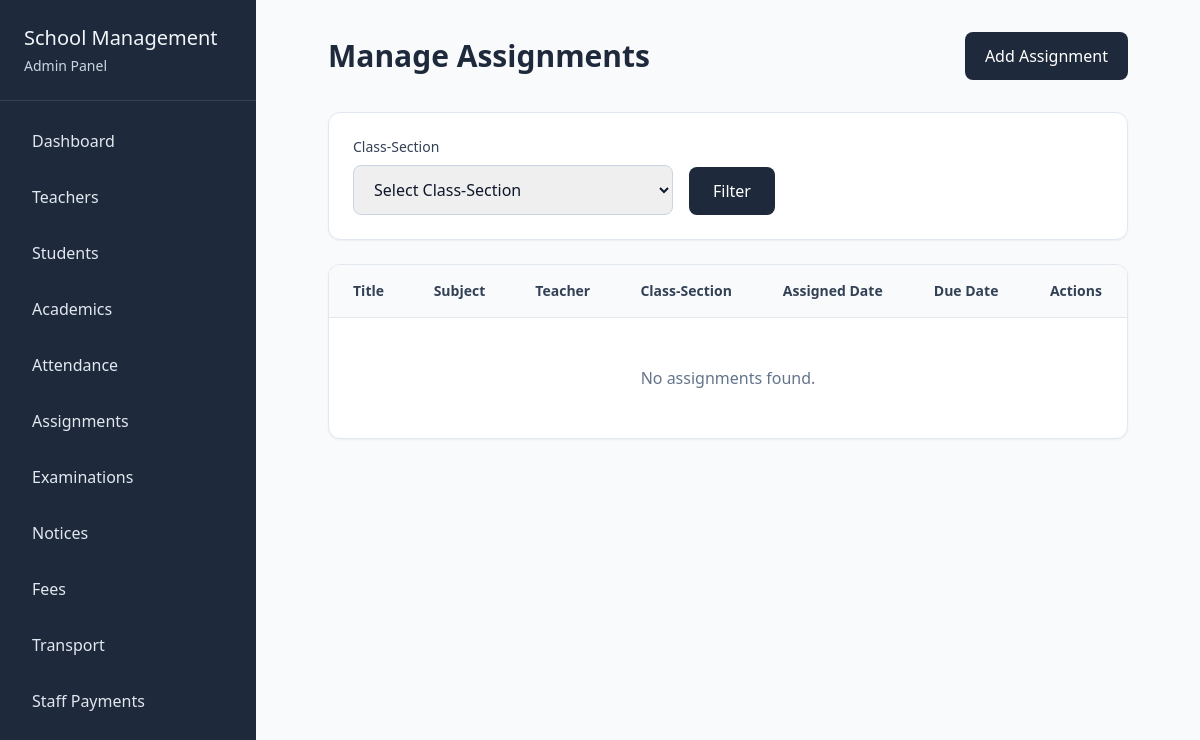
Before: /assignments/manage/ with the older database file.
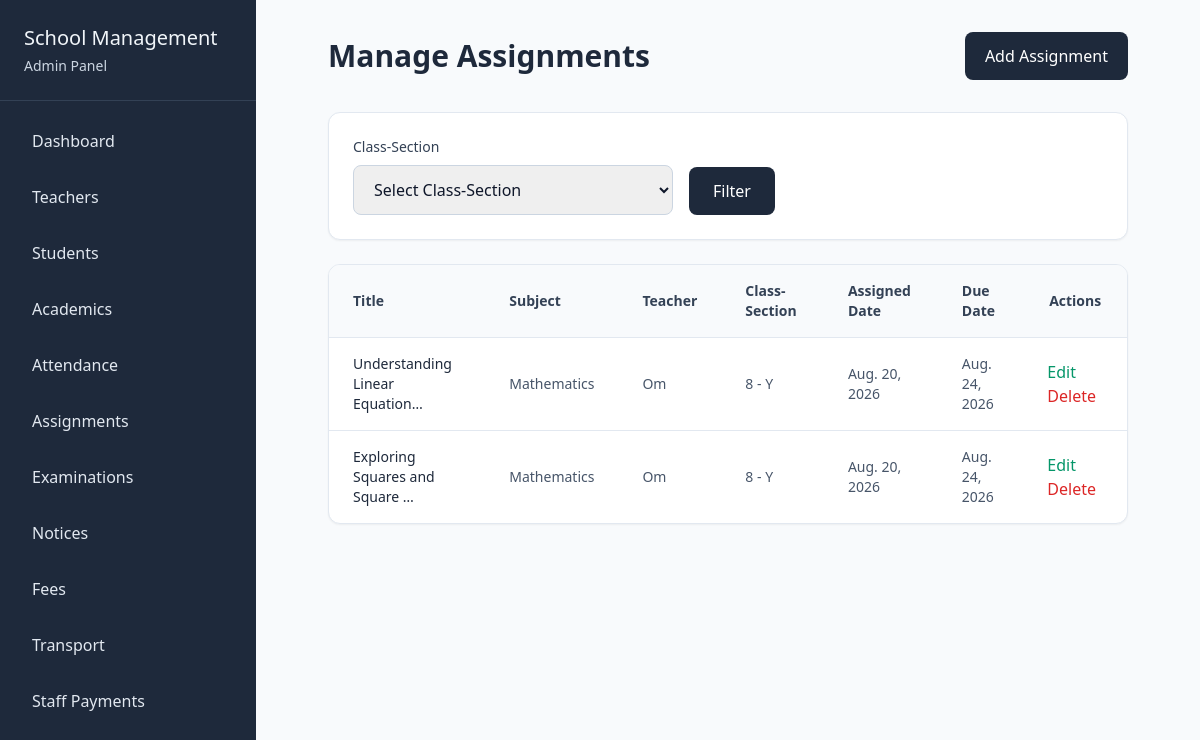
After: the same page with the newer database file.
### assignments/models.py (models this page shows, shortened)
class Assignment(models.Model):
    title = models.CharField(max_length=200)
    description = models.TextField()
    subject = models.ForeignKey(Subject, on_delete=models.CASCADE)
    teacher = models.ForeignKey(Teacher, on_delete=models.CASCADE)
    class_section = models.ForeignKey(Section, on_delete=models.CASCADE)
    assigned_date = models.DateField()
    due_date = models.DateField()

### academics/models.py (models this page shows, shortened)
class Subject(models.Model):
    name = models.CharField(max_length=20)
    schoolclasses = models.ManyToManyField(SchoolClass)

class Section(models.Model):
    schoolclass = models.ForeignKey(SchoolClass, on_delete=models.CASCADE)
    name = models.CharField(max_length=10)

class SchoolClass(models.Model):
    name = models.CharField(max_length=50)

### teachers/models.py (models this page shows, shortened)
class Teacher(models.Model):
    GENDER_CHOICES = (
        ('male', 'Male'),
        ('female', 'Female'),
        ('other', 'Other'),
    )
    user = models.OneToOneField(User, on_delete=models.CASCADE)
    phone = models.CharField(max_length=15)
    address = models.TextField()
    qualification = models.CharField(max_length=100)
    joining_date = models.DateField()
    gender = models.CharField(max_length=10, choices=GENDER_CHOICES, default='male')
    cover_image = models.ImageField(upload_to='teacher_covers/', null=True, blank=True)
    is_class_teacher = models.BooleanField(default=False)

### assignments/views.py (the view)
# urls.py: path("manage/", views.manage_assignments, name="manage_assignments"),
def manage_assignments(req):
    data = {
        "assignments" : Assignment.objects.all(),
        "sections" : Section.objects.all()
    }
    if req.method == "GET":
        class_section = req.GET.get("class_section")
        if class_section:
            assignments = Assignment.objects.filter(class_section=class_section)
            data["assignments"] = assignments
            data["selected_section"] = class_section
    return render(req, "assignments/manage_assignments.html", data)

### assignments/templates/assignments/manage_assignments.html (shortened to what this page needs)
{% extends 'school_admin/base.html' %}
{% block content %}
<div class="flex-1 p-8">
    <div class="px-10">
        <div class="flex items-center justify-between mb-8">
            <h1 class="text-3xl font-semibold text-slate-800">Manage Assignments</h1>
            <a href="{% url 'insert_assignment' %}" class="px-5 py-3 rounded-lg bg-slate-800 text-white font-medium hover:bg-slate-700">Add Assignment</a>
        </div>
        <div class="bg-white rounded-xl border border-slate-200 shadow-sm p-6 mb-6">
            <form method="GET">
                <div class="flex items-end gap-4">
                    <div class="w-80">
                        <label class="block text-sm font-medium text-slate-700 mb-2">Class-Section</label>
                        <select name="class_section" class="w-full border border-slate-300 rounded-lg px-4 py-3">
                            <option value="">Select Class-Section</option>
                        </select>
                    </div>
                    <button type="submit" class="px-6 py-3 rounded-lg bg-slate-800 text-white font-medium hover:bg-slate-700">Filter</button>
                </div>
            </form>
        </div>
        <div class="bg-white rounded-xl border border-slate-200 shadow-sm overflow-hidden">
            <div class="overflow-x-auto">
                <table class="w-full">
                    <thead class="bg-slate-50 border-b border-slate-200">
                        <tr>
                            <th class="text-left px-6 py-4 text-sm font-semibold text-slate-700">Title</th>
                            <th class="text-left px-6 py-4 text-sm font-semibold text-slate-700">Subject</th>
                            <th class="text-left px-6 py-4 text-sm font-semibold text-slate-700">Teacher</th>
                            <th class="text-left px-6 py-4 text-sm font-semibold text-slate-700">Class-Section</th>
                            <th class="text-left px-6 py-4 text-sm font-semibold text-slate-700">Assigned Date</th>
                            <th class="text-left px-6 py-4 text-sm font-semibold text-slate-700">Due Date</th>
                            <th class="text-center px-6 py-4 text-sm font-semibold text-slate-700">Actions</th>
                        </tr>
                    </thead>
                    <tbody class="divide-y divide-slate-200">
                        {% for assignment in assignments %}
                        <tr class="hover:bg-slate-50">
                            <tr class="hover:bg-slate-50 cursor-pointer" onclick="window.location.href='{% url 'assignment_details' assignment.id %}'">
                            <td class="px-6 py-4 text-sm font-medium text-slate-800">{{ assignment.title|truncatechars:30 }}</td>
                            <td class="px-6 py-4 text-sm text-slate-600">{{ assignment.subject.name }}</td>
                            <td class="px-6 py-4 text-sm text-slate-600">{{ assignment.teacher.user.first_name }}</td>
                            <td class="px-6 py-4 text-sm text-slate-600">{{ assignment.class_section.schoolclass.name }} - {{ assignment.class_section.name }}</td>
                            <td class="px-6 py-4 text-sm text-slate-600">{{ assignment.assigned_date }}</td>
                            <td class="px-6 py-4 text-sm text-slate-600">{{ assignment.due_date }}</td>
                            <td class="px-6 py-4">
                                <a href="{% url "edit_assignment" assignment.id %}" class="text-emerald-600 hover:underline mr-4">Edit</a>
                                <a href="{% url "delete_assignment" assignment.id %}" class="text-red-600 hover:underline">Delete</a>
                            </td>
                        </tr>
                        {% empty %}
                        <tr>
                            <td colspan="7" class="px-6 py-12 text-center text-slate-500">No assignments found.</td>
                        </tr>
                        {% endfor %}
                    </tbody>
                </table>
            </div>
        </div>
    </div>
</div>
{% endblock content %}

### school_admin/templates/school_admin/base.html (shortened to what this page needs)
<!DOCTYPE html>
<html lang="en">
<head>
    <script src="https://cdn.tailwindcss.com"></script>
</head>
<body class="bg-slate-50 text-slate-900">
    <div class="flex min-h-screen">
        <div class="w-64 shrink-0 bg-slate-800 text-slate-100">
            <div class="p-6 border-b border-slate-700">
                <h1 class="text-xl font-medium">School Management</h1>
                <p class="text-sm text-slate-300 mt-1">Admin Panel</p>
            </div>
            <nav class="p-4 ">
                <a href="{% url 'admin_dashboard' %}" class="block px-4 py-3 rounded-lg text-slate-200 hover:bg-slate-700 mb-2">Dashboard</a>
                <a href="{% url "manage_teachers" %}" class="block px-4 py-3 rounded-lg text-slate-200 hover:bg-slate-700 mb-2">Teachers</a>
                <a href="{% url "manage_students" %}" class="block px-4 py-3 rounded-lg text-slate-200 hover:bg-slate-700 mb-2">Students</a>
                <a href="{% url "manage_classes" %}" class="block px-4 py-3 rounded-lg text-slate-200 hover:bg-slate-700 mb-2">Academics</a>
                <a href="" class="block px-4 py-3 rounded-lg text-slate-200 hover:bg-slate-700 mb-2">Attendance</a>
                <a href="" class="block px-4 py-3 rounded-lg text-slate-200 hover:bg-slate-700 mb-2">Assignments</a>
                <a href="" class="block px-4 py-3 rounded-lg text-slate-200 hover:bg-slate-700 mb-2">Examinations</a>
                <a href="{% url "manage_notices" %}" class="block px-4 py-3 rounded-lg text-slate-200 hover:bg-slate-700 mb-2">Notices</a>
                <a href="" class="block px-4 py-3 rounded-lg text-slate-200 hover:bg-slate-700 mb-2">Fees</a>
                <a href="" class="block px-4 py-3 rounded-lg text-slate-200 hover:bg-slate-700 mb-2">Transport</a>
                <a href="" class="block px-4 py-3 rounded-lg text-slate-200 hover:bg-slate-700">Staff Payments</a>
            </nav>
        </div>
            {% block content %}
            {% endblock content %}
    </div>
</body>
</html>

Changed rows visible on the page:
added Assignment: title "Understanding Linear Equation…", subject.name "Mathematics", teacher.user.first_name "Om", class_section.schoolclass.name "8", class_section.name "Y", assigned_date "Aug. 20, 2026", due_date "Aug. 24, 2026"
added Assignment: title "Exploring Squares and Square …", subject.name "Mathematics", teacher.user.first_name "Om", class_section.schoolclass.name "8", class_section.name "Y", assigned_date "Aug. 20, 2026", due_date "Aug. 24, 2026"
Other visible differences:
text no longer shown: "No assignments found."
